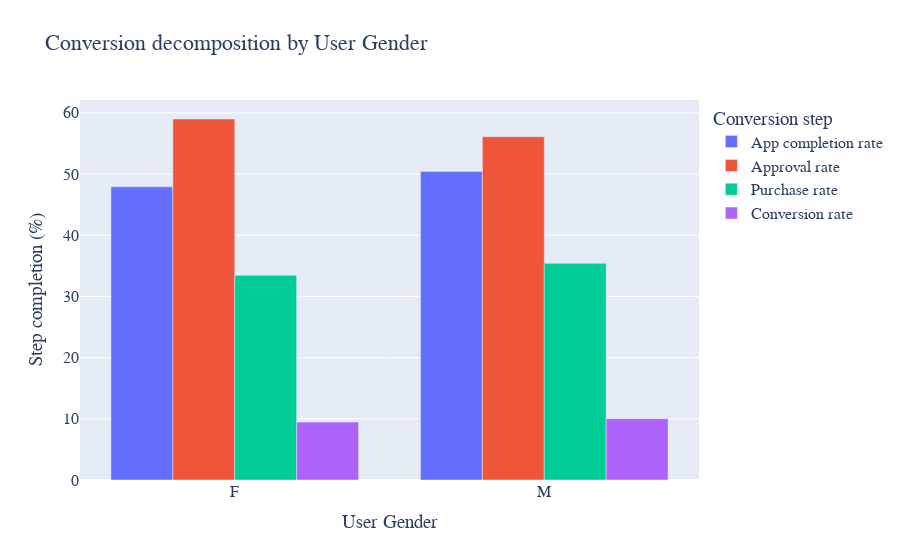

Here is the notebook cell this chart was saved with:
### Code cell
gender_df = create_df(data, "User Gender")
gender_df = calculate_steps(gender_df)
create_conversion_decomp_chart(gender_df, "User Gender")

### Figure 1 — Plotly figure (JSON) as saved in the notebook; plotly's stock layout.template omitted (floating-point values rounded to 4 significant figures)
{"data": [{"name": "App completion rate", "type": "bar", "x": ["F", "M"], "y": [47.92, 50.44]}, {"name": "Approval rate", "type": "bar", "x": ["F", "M"], "y": [59.0, 56.11]}, {"name": "Purchase rate", "type": "bar", "x": ["F", "M"], "y": [33.46, 35.41]}, {"name": "Conversion rate", "type": "bar", "x": ["F", "M"], "y": [9.459, 10.02]}], "layout": {"barmode": "group", "font": {"family": "Courier New, monospace", "size": 16}, "legend": {"title": {"text": "Conversion step"}}, "title": {"text": "Conversion decomposition by User Gender"}, "xaxis": {"title": {"text": "User Gender"}}, "yaxis": {"title": {"text": "Step completion (%)"}}}}
